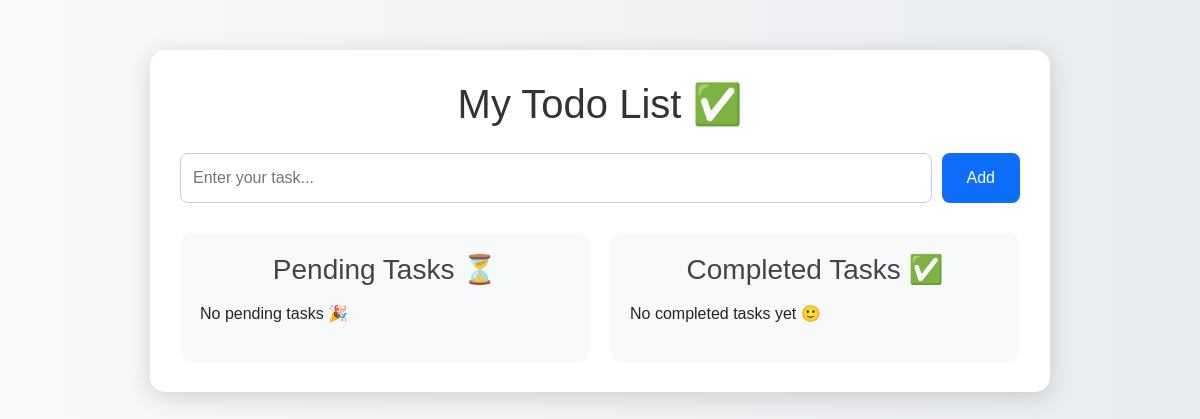
Before: /todos/main/ with the older database file.
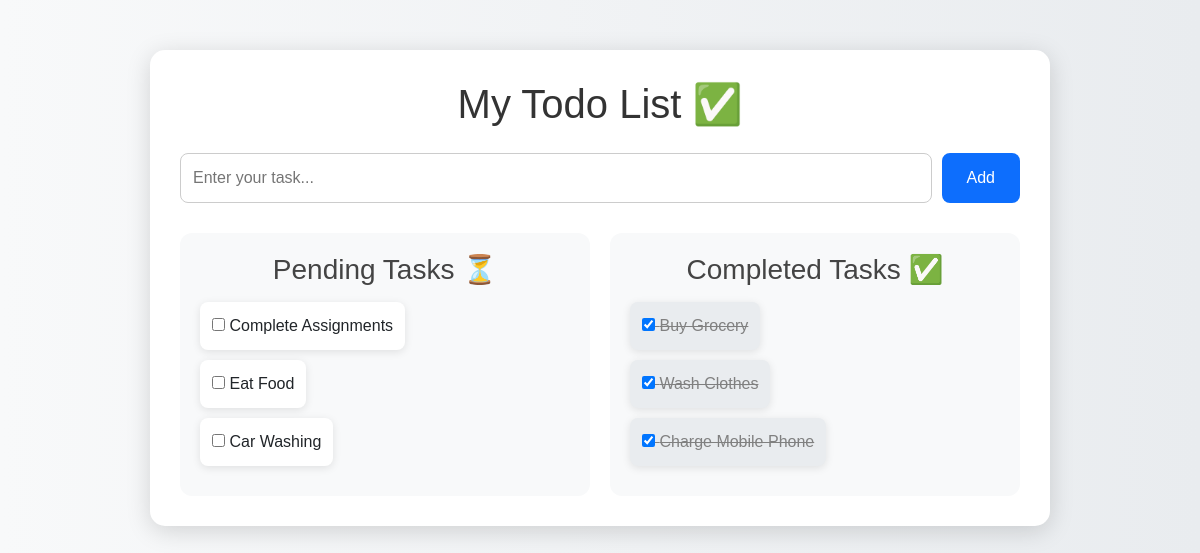
After: the same page with the newer database file.
### todos/models.py (models this page shows, shortened)
class Tasks(models.Model):
      title = models.CharField(max_length=200)
      is_completed = models.BooleanField(default=False)
      created_at = models.DateTimeField(auto_now_add=True)
      updated_at = models.DateTimeField(auto_now=True)

### todos/views.py (the view)
# urls.py: path('main/',views.todo_view, name='todo'),
def todo_view(request):
      completed_tasks = Tasks.objects.filter(is_completed=True)
      pending_tasks = Tasks.objects.filter(is_completed=False)
      context={
            'completed_tasks': completed_tasks,
            'pending_tasks': pending_tasks
      }
      return render(request,'todo.html',context)

### templates/todo.html (shortened to what this page needs)
{% load static %}
<!DOCTYPE html>
<html lang="en">
<head>
      <link href="https://cdn.jsdelivr.net/npm/bootstrap@5.3.8/dist/css/bootstrap.min.css" rel="stylesheet">
      <link rel="stylesheet" href="{% static 'css/todo.css' %}">
</head>
<body>
      <div class="container">
            <h1>My Todo List ✅</h1>
            <div class="input-area">
                  <input type="text" placeholder="Enter your task...">
                  <button>Add</button>
            </div>
            <div class="tasks">
                  <div class="task-box">
                        <h3>Pending Tasks ⏳</h3>
                        {% for task in pending_tasks %}
                        <form method="POST" action="#" class="task-form">
                              <label class="task">
                                    <input type="checkbox" onchange="this.form.submit()">
                                    <span>{{ task.title }}</span>
                              </label>
                        </form>
                        {% empty %}
                        <p>No pending tasks 🎉</p>
                        {% endfor %}
                  </div>
                  <div class="task-box">
                        <h3>Completed Tasks ✅</h3>
                        {% for task in completed_tasks %}
                        <form method="POST" action="#" class="task-form">
                              <label class="task completed">
                                    <input type="checkbox" checked onchange="this.form.submit()">
                                    <span>{{ task.title }}</span>
                              </label>
                        </form>
                        {% empty %}
                        <p>No completed tasks yet 🙂</p>
                        {% endfor %}
                  </div>
            </div>
      </div>
</body>
</html>

### Revesion/static/css/todo.css (style rules this page uses)
body { margin: 0; padding: 0; font-family: Arial, sans-serif; background: linear-gradient(to right, #f8f9fa, #e9ecef); }
.container { max-width: 900px; margin: 50px auto; background: white; padding: 30px; border-radius: 15px; box-shadow: 0 5px 25px rgba(0, 0, 0, 0.15); }
h1 { text-align: center; margin-bottom: 25px; color: #333; }
.input-area { display: flex; gap: 10px; margin-bottom: 30px; }
.input-area input { flex: 1; padding: 12px; font-size: 16px; border-radius: 8px; border: 1px solid #ccc; }
.input-area button { padding: 12px 25px; background: #0d6efd; color: white; border: none; border-radius: 8px; cursor: pointer; font-size: 16px; }
.tasks { display: flex; gap: 20px; }
.task-box { flex: 1; background: #f8f9fa; padding: 20px; border-radius: 12px; }
.task-box h3 { text-align: center; margin-bottom: 15px; color: #444; }
.task { background: white; padding: 12px; border-radius: 8px; margin-bottom: 10px; box-shadow: 0 2px 8px rgba(0, 0, 0, 0.1); }
.completed { text-decoration: line-through; color: gray; background: #e9ecef; }

Changed rows visible on the page:
added Tasks: title "Complete Assignments", shown under "Pending Tasks ⏳"
added Tasks: title "Eat Food", shown under "Pending Tasks ⏳"
added Tasks: title "Car Washing", shown under "Pending Tasks ⏳"
added Tasks: title "Buy Grocery", shown under "Completed Tasks ✅"
added Tasks: title "Wash Clothes", shown under "Completed Tasks ✅"
added Tasks: title "Charge Mobile Phone", shown under "Completed Tasks ✅"
Other visible differences:
text no longer shown: "No pending tasks 🎉 No completed tasks yet 🙂"
